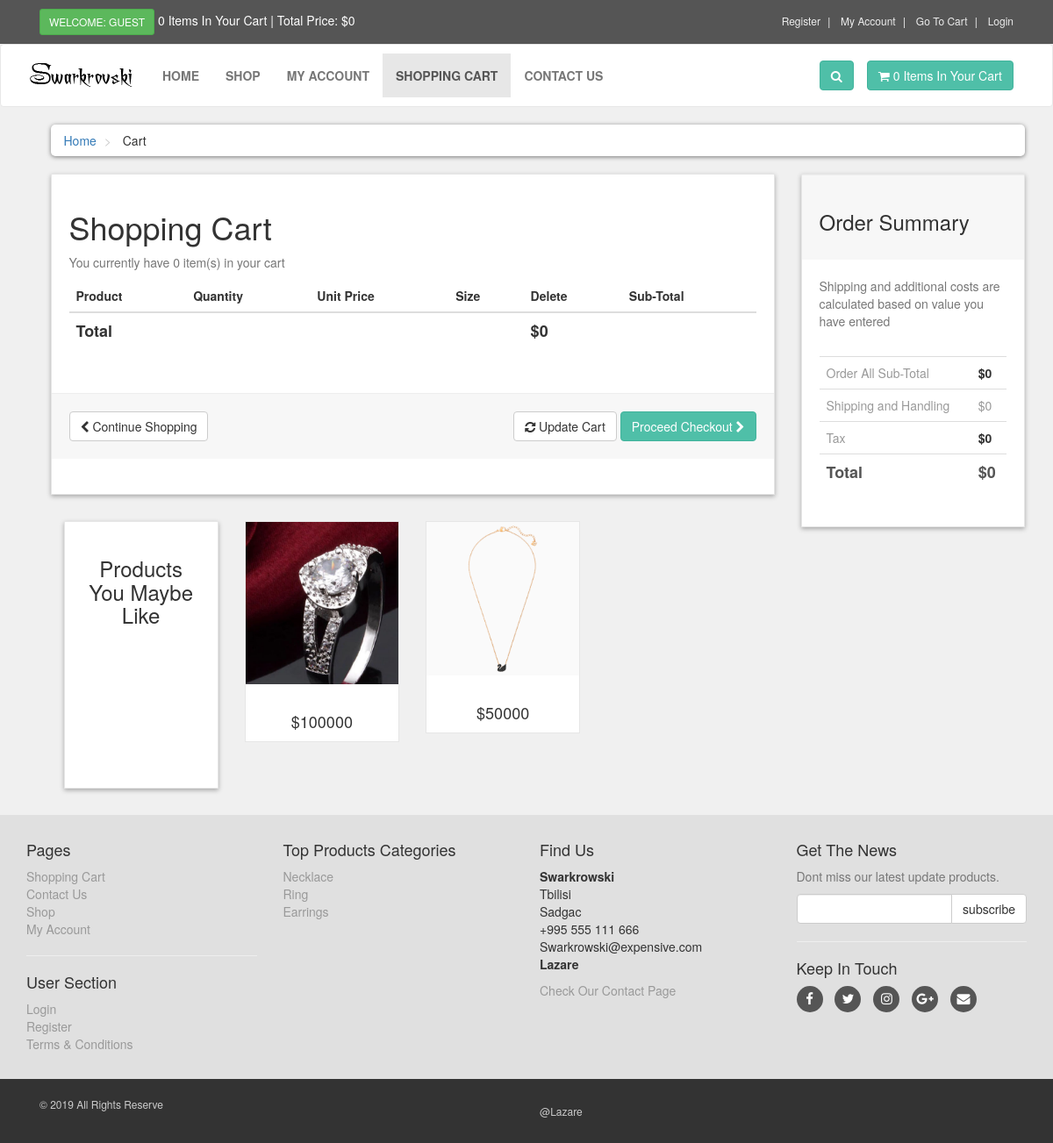
The app's page /cart.php with its own data.
### tables this page shows
CREATE TABLE `products` (
  `product_id` int(10) NOT NULL,
  `p_cat_id` int(10) NOT NULL,
  `cat_id` int(10) NOT NULL,
  `manufacturer_id` int(10) NOT NULL,
  `date` timestamp NOT NULL DEFAULT current_timestamp() ON UPDATE current_timestamp(),
  `ptoduct_title` text NOT NULL,
  `product_img1` text NOT NULL,
  `product_img2` text NOT NULL,
  `product_img3` text NOT NULL,
  `product_price` int(10) NOT NULL,
  `product_keywords` text NOT NULL,
  `product_desc` text NOT NULL
);

CREATE TABLE `product_categories` (
  `p_cat_id` int(10) NOT NULL,
  `p_cat_title` text NOT NULL,
  `p_cat_desc` text NOT NULL,
  `p_cat_top` varchar(100) NOT NULL,
  `p_cat_image` text NOT NULL
);

### cart.php (the view, shortened to what this page needs)
<?php
    include("includes/header.php");
?>
   <div id="content">
       <div class="container">
           <div class="col-md-12">
               <ul class="breadcrumb">
                   <li>
                       <a href="index.php">Home</a>
                   </li>
                   <li>
                       Cart
                   </li>
               </ul>
           </div>
           <div id="cart" class="col-md-9">
               <div class="box">
                   <form action="cart.php" method="post" enctype="multipart/form-data">
                       <h1>Shopping Cart</h1>
                       <?php
                       $ip_add = getRealIpUser();
                       $select_cart = "select * from cart where ip_add='$ip_add'";
                       $run_cart = mysqli_query($con,$select_cart);
                       $count = mysqli_num_rows($run_cart);
                       ?>
                       <p class="text-muted">You currently have <?php echo $count; ?> item(s) in your cart</p>
                       <div class="table-responsive">
                           <table class="table">
                               <thead>
                                   <tr>
                                       <th colspan="2">Product</th>
                                       <th>Quantity</th>
                                       <th>Unit Price</th>
                                       <th>Size</th>
                                       <th colspan="1">Delete</th>
                                       <th colspan="2">Sub-Total</th>
                                   </tr>
                               </thead>
                                  <?php
                                   $total = 0;
                                   ?>
                               <tfoot>
                                   <tr>
                                       <th colspan="5">Total</th>
                                       <th colspan="2">$<?php echo $total; ?></th>
                                   </tr>
                               </tfoot>
                           </table>
                       </div>
                       <div class="box-footer">
                           <div class="pull-left">
                               <a href="index.php" class="btn btn-default">
                                   <i class="fa fa-chevron-left"></i> Continue Shopping
                               </a>
                           </div>
                           <div class="pull-right">
                               <button type="submit" name="update" value="Update Cart" class="btn btn-default">
                                   <i class="fa fa-refresh"></i> Update Cart
                               </button>
                               <a href="checkout.php" class="btn btn-primary">
                                   Proceed Checkout <i class="fa fa-chevron-right"></i>
                               </a>
                           </div>
                       </div>
                   </form>
               </div>
               <div id="row same-heigh-row">
                   <div class="col-md-3 col-sm-6">
                       <div class="box same-height headline">
                           <h3 class="text-center">Products You Maybe Like</h3>
                       </div>
                   </div>
                   <?php
                   $get_products = "select * from products order by rand() LIMIT 0,3";
                   $run_products = mysqli_query($con,$get_products);
                   while($row_products=mysqli_fetch_array($run_products)){
                       $pro_id = $row_products['product_id'];
                       $pro_title = $row_products['product_title'];
                       $pro_price = $row_products['product_price'];
                       $pro_img1 = $row_products['product_img1'];
                       echo "
                    <div class='col-md-3 col-sm-6 center-responsive'>
                       <div class='product same-height'>
                           <a href='details.php?pro_id=$pro_id'>
                               <img class='img-responsive' src='admin_area/product_images/$pro_img1' alt='Product 6'>
                            </a>
                            <div class='text'>
                                <h3><a href='details.php?pro_id=$pro_id'> $pro_title </a></h3>
                                <p class='price'>$$pro_price</p>
                            </div>
                        </div>
                   </div>
                       ";
                   }
                   ?>
               </div>
           </div>
           <div class="col-md-3">
               <div id="order-summary" class="box">
                   <div class="box-header">
                       <h3>Order Summary</h3>
                   </div>
                   <p class="text-muted">
                       Shipping and additional costs are calculated based on value you have entered
                   </p>
                   <div class="table-responsive">
                       <table class="table">
                           <tbody>
                               <tr>
                                   <td> Order All Sub-Total </td>
                                   <th> $<?php echo $total; ?> </th>
                               </tr>
                               <tr>
                                   <td> Shipping and Handling </td>
                                   <td> $0 </td>
                               </tr>
                               <tr>
                                   <td> Tax </td>
                                   <th> $0 </th>
                               </tr>
                               <tr class="total">
                                   <td> Total </td>
                                   <th> $<?php echo $total; ?> </th>
                               </tr>
                           </tbody>
                       </table>
                   </div>
               </div>
           </div>
       </div>
   </div>
   <?php
    include("includes/footer.php");
    ?>
</body>
</html>

### includes/footer.php (shortened to what this page needs)
<div id="footer">
    <div class="container">
        <div class="row">
            <div class="col-sm-6 col-md-3">
               <h4>Pages</h4>
                <ul>
                    <li><a href="cart.php">Shopping Cart</a></li>
                    <li><a href="contact.php">Contact Us</a></li>
                    <li><a href="shop.php">Shop</a></li>
                    <li><a href="customer/my_account.php">My Account</a></li>
                </ul>
                <hr>
                <h4>User Section</h4>
                <ul>
                           <?php
                           if(!isset($_SESSION['customer_email'])){
                               echo"<a href='checkout.php'>Login</a>";
                           }else{
                              echo"<a href='customer/my_account.php?my_orders'>My Account</a>";
                           }
                           ?>
                    <li><a href="customer_register.php">Register</a></li>
                    <li><a href="terms.php">Terms & Conditions</a></li>
                </ul>
            </div>
            <div class="com-sm-6 col-md-3">
                <h4>Top Products Categories</h4>
                <ul>
                    <?php
                        $get_p_cats = "select * from product_categories";
                        $run_p_cats = mysqli_query($con,$get_p_cats);
                        while($row_p_cats=mysqli_fetch_array($run_p_cats)){
                            $p_cat_id = $row_p_cats['p_cat_id'];
                            $p_cat_title = $row_p_cats['p_cat_title'];
                            echo "
                                <li>
                                    <a href='shop.php?p_cat=$p_cat_id'>
                                        $p_cat_title
                                    </a>
                                </li>
                            ";
                        }
                    ?>
                </ul>
            </div>
            <div class="col-sm-6 col-md-3">
                <h4>Find Us</h4>
                <p>
                    <strong>Swarkrowski</strong>
                    <br/>Tbilisi
                    <br/>Sadgac
                    <br/>+995 555 111 666
                    <br/>Swarkrowski@expensive.com
                    <br/><strong>Lazare</strong>
                </p>
                <a href="contact.php">Check Our Contact Page</a>
            </div>
            <div class="col-sm-6 col-md-3">
                <h4>Get The News</h4>
                <p class="text-muted">
                    Dont miss our latest update products.
                </p>
                <form action="https://feedburner.google.com/fb/a/mailverify" method="post" target="popupwindow" onsubmit="window.open('https://feedburner.google.com/fb/a/mailverify?uri=M-devMedia', 'popupwindow', 'scrollbars=yes,width=550,height=520');return true" method="post">
                    <div class="input-group">
                        <input type="text" class="form-control" name="email">
                        <span class="input-group-btn">
                            <input type="submit" value="subscribe" class="btn btn-default">
                        </span>
                    </div>
                </form>
                <hr>
                <h4>Keep In Touch</h4>
                <p class="social">
                    <a href="#" class="fa fa-facebook"></a>
                    <a href="#" class="fa fa-twitter"></a>
                    <a href="#" class="fa fa-instagram"></a>
                    <a href="#" class="fa fa-google-plus"></a>
                    <a href="#" class="fa fa-envelope"></a>
                </p>
            </div>
        </div>
    </div>
</div>
<div id="copyright">
    <div class="container">
        <div class="col-md-6">
            <p class="pull-left">&copy; 2019 All Rights Reserve</p>
        </div>
        <div class="col-md-6">
            <p class="pull-right"> <h6>@Lazare</h6></p>
        </div>
    </div>
</div>

### styles/style.css (style rules this page uses)
body { font-size: 14px; line-height: 1.42857143; color: #333333; background: #f0f0f0; overflow-x: hidden; }
.btn-primary { color: rgb(255, 255, 255); background: rgb(79, 191, 168); border-color: rgb(65, 179, 156); }
.box { background: #ffffff; margin: 0 0 30px; border: solid 1px #e6e6e6; box-sizing: border-box; padding: 20px; box-shadow: 0px 2px 5px rgba(0, 0, 0, .3); }
#content { padding-left: 25px; }
#content .product { background: #ffffff; border: solid 1px #e6e6e6; margin-bottom: 30px; box-sizing: border-box; }
#content .product .text { padding: 10px 10px 0px; }
#content .product .text p.price { font-size: 18px; text-align: center; font-weight: 400; }
.breadcrumb { padding: 8px 15px; margin-bottom: 20px; background: #ffffff; border-radius: 5px; box-shadow: 0px 1px 5px rgba(0, 0, 0, .5); }
.breadcrumb> li + li:before { content: ">\00a0"; color: #cccccc; }
#content .headline { height: 305px; }
#content #cart .table tfoot { font-size: 18px; }
.box .box-footer { background-color: #f7f7f7; margin: 30px -20px 20px; padding: 20px; border-top: 1px solid #eeeeee; }
.box .box-footer:before, .box .box-footer:after { content: ""; display: table; }
.box .box-footer:after { clear: both; }
.box .box-header { background-color: #f7f7f7; margin: -20px -20px 20px; padding: 20px; border-top: 1px solid #eeeeee; }
#content #order-summary table { margin-top: 20px; }
#content #order-summary table td { color: #999999; }
#content #order-summary table tr.total td, #content #order-summary table tr.total th { font-size: 18px; color: #555555; font-weight: 700; }
#footer { background: #e0e0e0; padding: 20px 0; }
#footer a { color: #999999; padding: 0; text-decoration: none; }
#footer ul { list-style: none; padding-left: 0px; }
#footer .social { text-align: left; }
#footer .social a { margin: 0px 10px 0px 0px; display: inline-block; color: #ffffff; width: 30px; height: 30px; border-radius: 15px; line-height: 30px; font-size: 15px; text-align: center; vertical-align: bottom; background: #555555; text-decoration: none; }
#copyright { background: #333333; color: #cccccc; padding: 20px 0px; font-size: 12px; }
#copyright p { margin: 0px; }
.product a img.img-responsive { max-height: 252px; width: 100%; }

### records on screen
products: product_img1 (picture), product_price "100000"
products: product_img1 (picture), product_price "50000"
product_categories: p_cat_title "Necklace"
product_categories: p_cat_title "Ring"
product_categories: p_cat_title "Earrings"

### other values on screen
$count_items "0 0"
$total "0"
$count "0"
